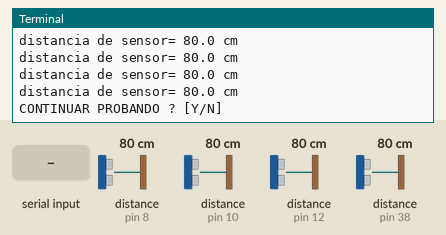
This program was run on a simulated Raspberry Pi (header pin numbers). Shown: the last lines printed to the terminal. The inputs (shaded band) are chosen by the test bench; at power-on: distance to the obstacle (sensors on pin 8, pin 12, pin 10, pin 38) 80 cm. The echo pulse lasts 58.3 µs per cm; the clock reads 2024-03-15 10:24:30 at power-on unless the program sets it.

Above: at 9.4 s.
9.5 s: "y" typed at the terminal, then Enter
At 9.66 s:
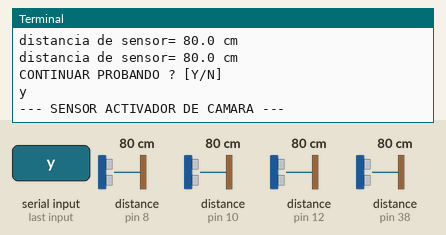
11.0 s: distance to the obstacle (sensor on pin 8) set to 2 cm
At 11.1 s:
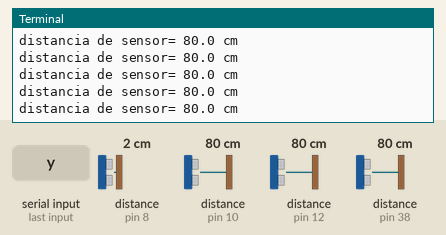
12.5 s: distance to the obstacle (sensor on pin 12) set to 9 cm
At 13.75 s:
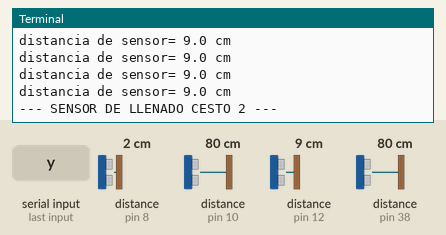
14.0 s: distance to the obstacle (sensor on pin 8) set to 4 cm
At 14.15 s:
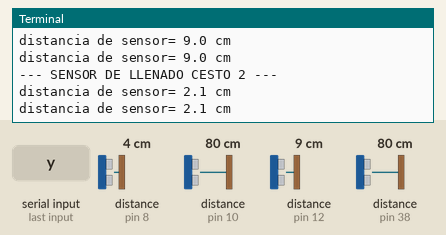
Timing chart, 0 to 16.5 s (numbered marks = the images above; inputs shaded):
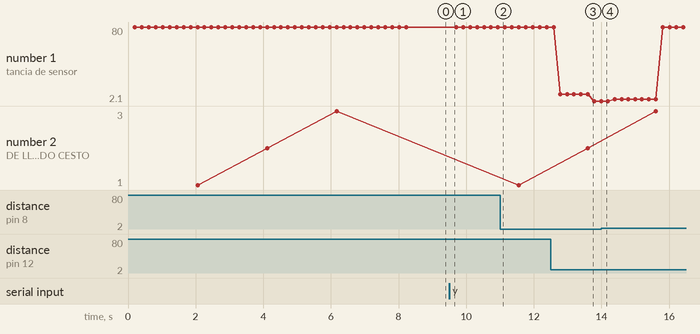

The program:

sensores.py
```python
import RPi.GPIO as GPIO
import time

GPIO.setmode(GPIO.BOARD)
GPIO.setwarnings(False)

#sensor de proximidad a camara
GPIO_TRIGGER1 = 36
GPIO_ECHO1 = 38


#sensor cesto 1
GPIO_TRIGGER2 = 11
GPIO_ECHO2 = 12

#sensor cesto 2
GPIO_TRIGGER3 = 33
GPIO_ECHO3 = 8

#sensor cesto 3
GPIO_TRIGGER4 = 31
GPIO_ECHO4 = 10


def distance(trig,echo):

    # set Trigger High

    GPIO.output(trig, True)

    # set Trigger after 0.1ms low
    time.sleep(0.00001)
    GPIO.output(trig, False)

    startTime = time.time()
    endTime = time.time()

    while GPIO.input(echo) == 0:
        startTime = time.time()

    while GPIO.input(echo) == 1:
        endTime = time.time()

    # elapsed time
    TimeElapsed = endTime - startTime
    # multiply with speed of sound (34300 cm/s)
    # and division by two
    distance = (TimeElapsed * 34300) / 2

    return distance

def distancePromedio(pinTrig, pinEcho):
    GPIO.setup(pinTrig, GPIO.OUT)
    GPIO.setup(pinEcho, GPIO.IN)

    lecturas=float(0.00)
    for cont in range(0,10,1):
        dist = distance(pinTrig, pinEcho)
        lecturas=lecturas+float(dist)
        time.sleep(0.2)
        promedio=lecturas/10
        print ("distancia de sensor= %.1f cm" % dist)
    return promedio
    print("PROMEDIO DE 10 LECTURAS: %.1f cm" % promedio)

def probarSensores():
    print("--- SENSOR ACTIVADOR DE CAMARA ---" )
    distancePromedio(GPIO_TRIGGER1, GPIO_ECHO1)

    print("--- SENSOR DE LLENADO CESTO 1 ---" )
    distancePromedio(GPIO_TRIGGER2, GPIO_ECHO2)

    print("--- SENSOR DE LLENADO CESTO 2 ---" )
    distancePromedio(GPIO_TRIGGER3, GPIO_ECHO3)

    print("--- SENSOR DE LLENADO CESTO 3 ---" )
    distancePromedio(GPIO_TRIGGER4, GPIO_ECHO4)

    next = raw_input("CONTINUAR PROBANDO ? [Y/N]").lower()
    if next == 'y':
        probarSensores()


if __name__ == '__main__':

    try:

        print("******PRUEBA DE SENSORES******")
        probarSensores()


    except KeyboardInterrupt:
        print ("Interrupcion por teclado en main..")
        sys.exit()
```

Measured:
- after the input at 9.5 s, the terminal: prints a new line at once (image 1)
- after the input at 12.5 s, the terminal: prints a new line after 0.28 s (image 3)
